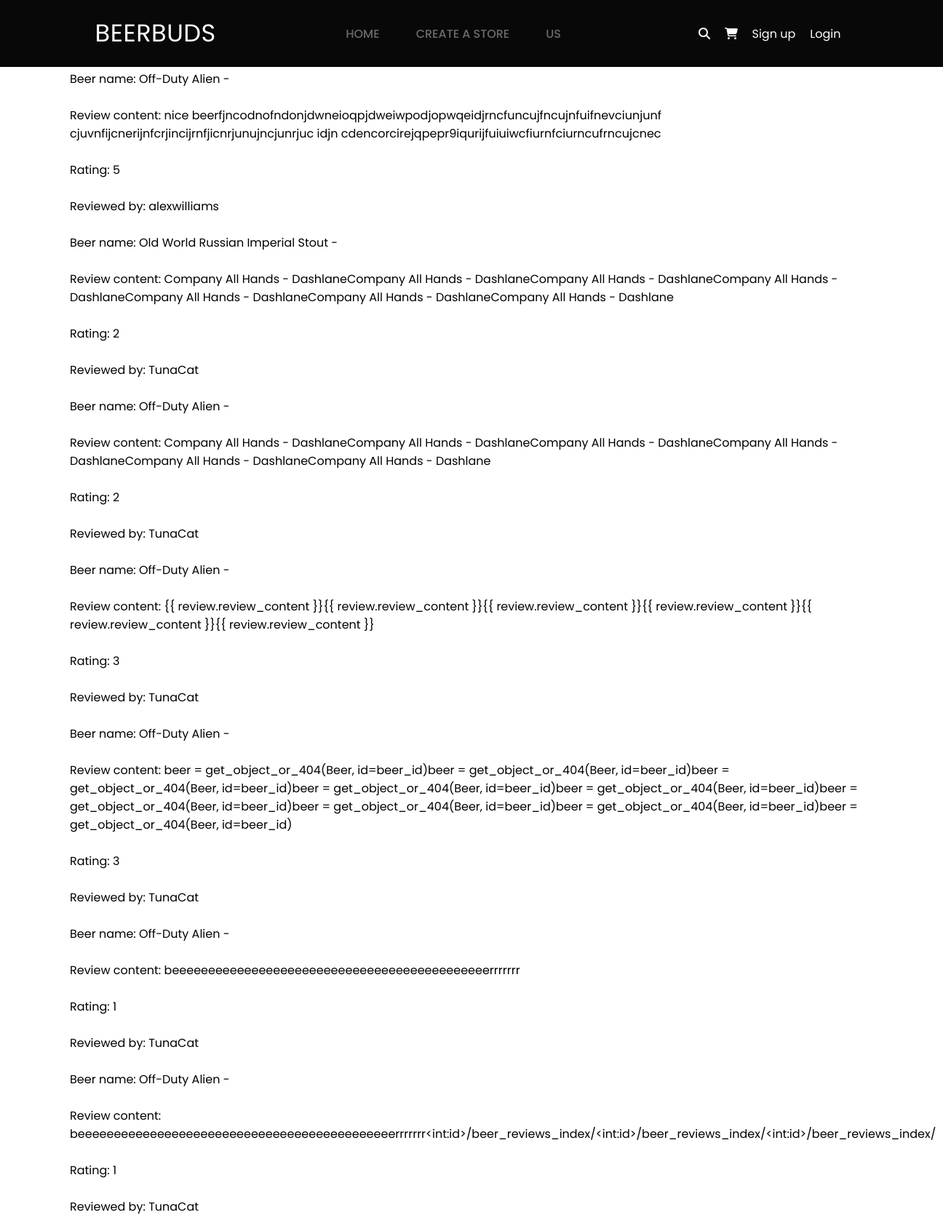
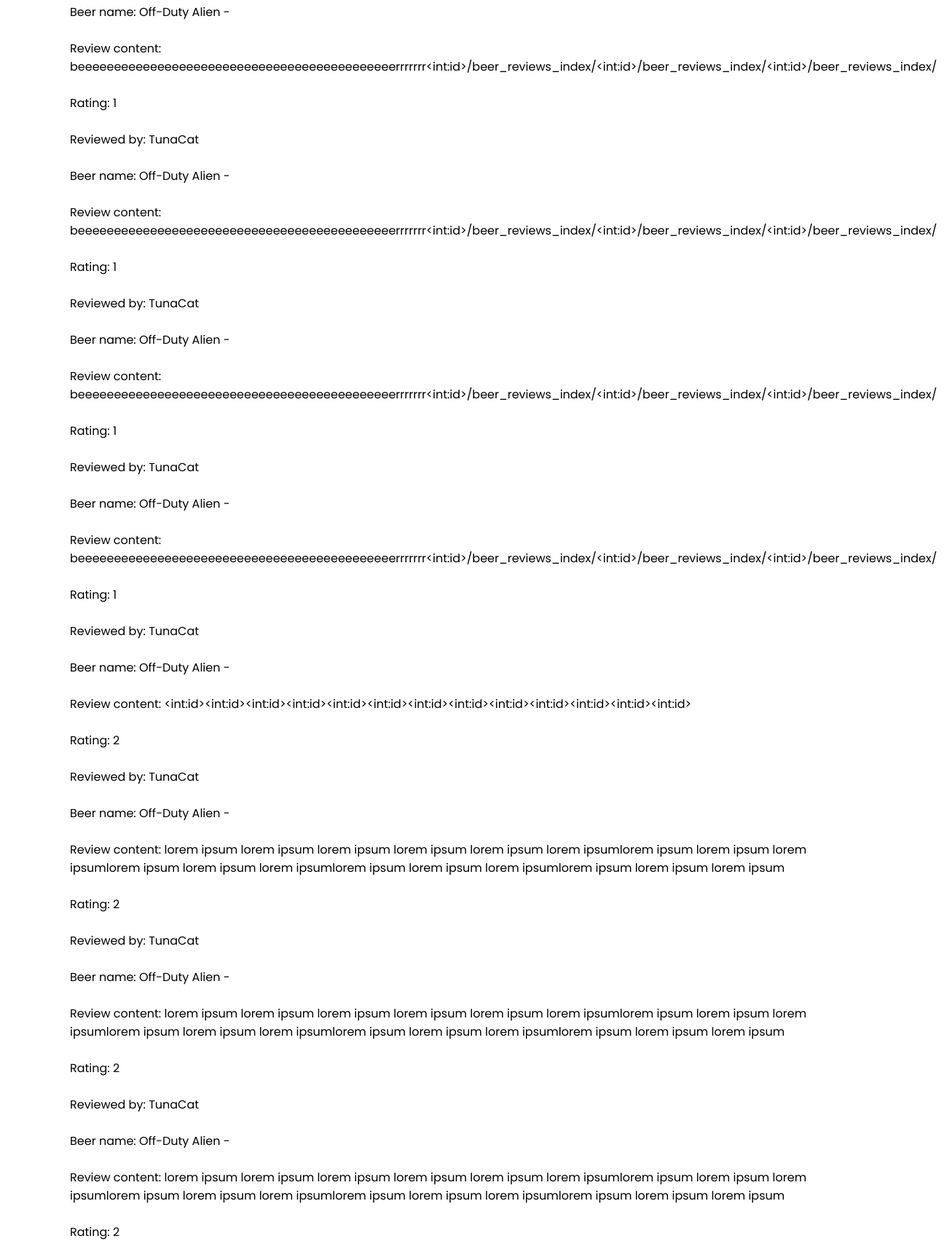
The app's page /reviews_index/ (upper part) with its own data (2 pictures, top to bottom).
### user_actions/models.py (models this page shows, shortened)
class Review(models.Model):
    profile_id = models.ForeignKey(Profile, related_name='user_review', on_delete=models.CASCADE)
    beer_id = models.ForeignKey(Beer, related_name='beer_review', on_delete=models.CASCADE)
    review_content = models.TextField(validators=[ MinLengthValidator(50, 'Please enter a description of at least 50 characters')])
    rating = models.IntegerField(blank=False, null=False)

### marketplace/models.py (models this page shows)
class Beer(models.Model):
    name = models.CharField(max_length=255, blank=False, null=False)
    description = models.TextField(blank=False, validators=[ MinLengthValidator(50, 'Please enter a description of at least 50 characters')])
    stock_quantity = models.IntegerField(blank=False, null=False)
    price = models.DecimalField(blank=False, null=False, max_digits=6, decimal_places=2)
    store_id = models.ForeignKey(Store, related_name='beer_store', on_delete=models.CASCADE)
    beer_image = models.ImageField(upload_to='beer_images', blank=False, null=False)
    volume = models.DecimalField(max_digits=6, decimal_places=2)
    abv = models.DecimalField(max_digits=6, decimal_places=1)
    ingredients = models.TextField(validators=[ MinLengthValidator(50, 'Please enter a description of at least 50 characters')])
    def __str__(self):
        return self.name

class Profile(models.Model):
    user_id = models.ForeignKey(User, related_name='user_profile', on_delete=models.CASCADE)
    address = models.CharField(max_length=350)
    def __str__(self):
        return self.user_id.username

### user_actions/views.py (the view)
# urls.py: path('reviews_index/', views.reviews_index, name="reviews_index"),
def reviews_index(request):
    reviews = Review.objects.all()
    return render(request, 'user_actions/reviews_index.html', {'all_reviews': reviews})

### marketplace/context_processors.py (called while the page is built)
def has_store(request):
    if request.user.is_authenticated:
        return {'has_store': Store.objects.filter(user_id=request.user).exists()}
    return {'has_store': False}

### user_actions/templates/user_actions/reviews_index.html (shortened to what this page needs)
{% extends "core/base.html"%}
{% block content %}
{% for review in all_reviews %}
  <div class="max-w-md mx-auto mt-8 bg-white p-8 rounded-xl border border-black">
  Beer name: {{ review.beer_id }} -
  <br></br>
  Review content: {{ review.review_content }}
  <br></br>
  Rating: {{ review.rating }}
  <br></br>
  Reviewed by: {{ review.profile_id }}
  <br></br>
  </div>
{% endfor %}
{% endblock %}

### core/static/core/styles.css (style rules this page uses)
* { margin: 0px; padding: 0px; font-family: poppins; box-sizing: border-box; }
body { margin: 0px; padding: 0px; font-family: poppins; }

### records on screen
Review: beer_id "Off-Duty Alien", review_content "nice beerfjncodnofndonjdwneioqpjdweiwpodjopwqeidjrncfuncujfncujnfuifnevciunjunf cjuvnfijcnerijnfcrjincijrnfjicnrjunujncjunrjuc idjn cdencorcirejqpepr9iqurijfuiuiwcfiurnfciurncufrncujcnec", rating "5", profile_id "alexwilliams"
Review: beer_id "Old World Russian Imperial Stout", review_content "Company All Hands - DashlaneCompany All Hands - DashlaneCompany All Hands - DashlaneCompany All Hands - DashlaneCompany All Hands - DashlaneCompany All Hands - DashlaneCompany All Hands - Dashlane", rating "2", profile_id "TunaCat"
Review: beer_id "Off-Duty Alien", review_content "Company All Hands - DashlaneCompany All Hands - DashlaneCompany All Hands - DashlaneCompany All Hands - DashlaneCompany All Hands - DashlaneCompany All Hands - Dashlane", rating "2", profile_id "TunaCat"
Review: beer_id "Off-Duty Alien", review_content "{{ review.review_content }}{{ review.review_content }}{{ review.review_content }}{{ review.review_content }}{{ review.review_content }}{{ review.review_content }}", rating "3", profile_id "TunaCat"
Review: beer_id "Off-Duty Alien", review_content "beer = get_object_or_404(Beer, id=beer_id)beer = get_object_or_404(Beer, id=beer_id)beer = get_object_or_404(Beer, id=beer_id)beer = get_object_or_404(Beer, id=beer_id)beer = get_object_or_404(Beer, id=beer_id)beer = get_object_or_404(Beer, id=beer_id)beer = get_object_or_404(Beer, id=beer_id)beer = get_object_or_404(Beer, id=beer_id)beer = get_object_or_404(Beer, id=beer_id)", rating "3", profile_id "TunaCat"
Review: beer_id "Off-Duty Alien", review_content "beeeeeeeeeeeeeeeeeeeeeeeeeeeeeeeeeeeeeeeeeeeerrrrrrr", rating "1", profile_id "TunaCat"
Review: beer_id "Off-Duty Alien", review_content "beeeeeeeeeeeeeeeeeeeeeeeeeeeeeeeeeeeeeeeeeeeerrrrrrr<int:id>/beer_reviews_index/<int:id>/beer_reviews_index/<int:id>/beer_reviews_index/", rating "1", profile_id "TunaCat"
Review: beer_id "Off-Duty Alien", review_content "beeeeeeeeeeeeeeeeeeeeeeeeeeeeeeeeeeeeeeeeeeeerrrrrrr<int:id>/beer_reviews_index/<int:id>/beer_reviews_index/<int:id>/beer_reviews_index/", rating "1", profile_id "TunaCat"
Review: beer_id "Off-Duty Alien", review_content "beeeeeeeeeeeeeeeeeeeeeeeeeeeeeeeeeeeeeeeeeeeerrrrrrr<int:id>/beer_reviews_index/<int:id>/beer_reviews_index/<int:id>/beer_reviews_index/", rating "1", profile_id "TunaCat"
Review: beer_id "Off-Duty Alien", review_content "beeeeeeeeeeeeeeeeeeeeeeeeeeeeeeeeeeeeeeeeeeeerrrrrrr<int:id>/beer_reviews_index/<int:id>/beer_reviews_index/<int:id>/beer_reviews_index/", rating "1", profile_id "TunaCat"
Review: beer_id "Off-Duty Alien", review_content "beeeeeeeeeeeeeeeeeeeeeeeeeeeeeeeeeeeeeeeeeeeerrrrrrr<int:id>/beer_reviews_index/<int:id>/beer_reviews_index/<int:id>/beer_reviews_index/", rating "1", profile_id "TunaCat"
Review: beer_id "Off-Duty Alien", review_content "<int:id><int:id><int:id><int:id><int:id><int:id><int:id><int:id><int:id><int:id><int:id><int:id><int:id>", rating "2", profile_id "TunaCat"
Review: beer_id "Off-Duty Alien", review_content "lorem ipsum lorem ipsum lorem ipsum lorem ipsum lorem ipsum lorem ipsumlorem ipsum lorem ipsum lorem ipsumlorem ipsum lorem ipsum lorem ipsumlorem ipsum lorem ipsum lorem ipsumlorem ipsum lorem ipsum lorem ipsum", rating "2", profile_id "TunaCat"
Review: beer_id "Off-Duty Alien", review_content "lorem ipsum lorem ipsum lorem ipsum lorem ipsum lorem ipsum lorem ipsumlorem ipsum lorem ipsum lorem ipsumlorem ipsum lorem ipsum lorem ipsumlorem ipsum lorem ipsum lorem ipsumlorem ipsum lorem ipsum lorem ipsum", rating "2", profile_id "TunaCat"
Review: beer_id "Off-Duty Alien", review_content "lorem ipsum lorem ipsum lorem ipsum lorem ipsum lorem ipsum lorem ipsumlorem ipsum lorem ipsum lorem ipsumlorem ipsum lorem ipsum lorem ipsumlorem ipsum lorem ipsum lorem ipsumlorem ipsum lorem ipsum lorem ipsum", rating "2"
